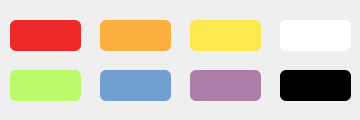
<?xml version="1.0" encoding="UTF-8"?>
<ui version="4.0">
 <class>chooseColor</class>
 <widget class="QDialog" name="chooseColor">
  <property name="geometry">
   <rect>
    <x>0</x>
    <y>0</y>
    <width>360</width>
    <height>120</height>
   </rect>
  </property>
  <property name="minimumSize">
   <size>
    <width>360</width>
    <height>120</height>
   </size>
  </property>
  <property name="maximumSize">
   <size>
    <width>360</width>
    <height>120</height>
   </size>
  </property>
  <property name="cursor">
   <cursorShape>SizeAllCursor</cursorShape>
  </property>
  <property name="windowTitle">
   <string>Dialog</string>
  </property>
  <property name="sizeGripEnabled">
   <bool>false</bool>
  </property>
  <widget class="QPushButton" name="color_1_1">
   <property name="geometry">
    <rect>
     <x>10</x>
     <y>20</y>
     <width>71</width>
     <height>31</height>
    </rect>
   </property>
   <property name="cursor">
    <cursorShape>PointingHandCursor</cursorShape>
   </property>
   <property name="styleSheet">
    <string notr="true">border-radius:6px;
background-color: rgb(239, 41, 41);
</string>
   </property>
   <property name="text">
    <string/>
   </property>
  </widget>
  <widget class="QPushButton" name="color_1_2">
   <property name="geometry">
    <rect>
     <x>100</x>
     <y>20</y>
     <width>71</width>
     <height>31</height>
    </rect>
   </property>
   <property name="cursor">
    <cursorShape>PointingHandCursor</cursorShape>
   </property>
   <property name="styleSheet">
    <string notr="true">border-radius:6px;
background-color: rgb(252, 175, 62);
</string>
   </property>
   <property name="text">
    <string/>
   </property>
  </widget>
  <widget class="QPushButton" name="color_1_3">
   <property name="geometry">
    <rect>
     <x>190</x>
     <y>20</y>
     <width>71</width>
     <height>31</height>
    </rect>
   </property>
   <property name="cursor">
    <cursorShape>PointingHandCursor</cursorShape>
   </property>
   <property name="styleSheet">
    <string notr="true">border-radius:6px;
background-color: rgb(252, 233, 79);
</string>
   </property>
   <property name="text">
    <string/>
   </property>
  </widget>
  <widget class="QPushButton" name="color_1_4">
   <property name="geometry">
    <rect>
     <x>280</x>
     <y>20</y>
     <width>71</width>
     <height>31</height>
    </rect>
   </property>
   <property name="cursor">
    <cursorShape>PointingHandCursor</cursorShape>
   </property>
   <property name="styleSheet">
    <string notr="true">border-radius:6px;
background-color: rgb(255, 255, 255);
</string>
   </property>
   <property name="text">
    <string/>
   </property>
  </widget>
  <widget class="QPushButton" name="color_2_1">
   <property name="geometry">
    <rect>
     <x>10</x>
     <y>70</y>
     <width>71</width>
     <height>31</height>
    </rect>
   </property>
   <property name="cursor">
    <cursorShape>PointingHandCursor</cursorShape>
   </property>
   <property name="styleSheet">
    <string notr="true">border-radius:6px;
background-color: rgb(188, 250, 109);
</string>
   </property>
   <property name="text">
    <string/>
   </property>
  </widget>
  <widget class="QPushButton" name="color_2_2">
   <property name="geometry">
    <rect>
     <x>100</x>
     <y>70</y>
     <width>71</width>
     <height>31</height>
    </rect>
   </property>
   <property name="cursor">
    <cursorShape>PointingHandCursor</cursorShape>
   </property>
   <property name="styleSheet">
    <string notr="true">border-radius:6px;
background-color: rgb(114, 159, 207);
</string>
   </property>
   <property name="text">
    <string/>
   </property>
  </widget>
  <widget class="QPushButton" name="color_2_3">
   <property name="geometry">
    <rect>
     <x>190</x>
     <y>70</y>
     <width>71</width>
     <height>31</height>
    </rect>
   </property>
   <property name="cursor">
    <cursorShape>PointingHandCursor</cursorShape>
   </property>
   <property name="styleSheet">
    <string notr="true">border-radius:6px;
background-color: rgb(173, 127, 168);

</string>
   </property>
   <property name="text">
    <string/>
   </property>
  </widget>
  <widget class="QPushButton" name="color_2_4">
   <property name="geometry">
    <rect>
     <x>280</x>
     <y>70</y>
     <width>71</width>
     <height>31</height>
    </rect>
   </property>
   <property name="cursor">
    <cursorShape>PointingHandCursor</cursorShape>
   </property>
   <property name="styleSheet">
    <string notr="true">border-radius:6px;
background-color: rgb(0, 0, 0);
</string>
   </property>
   <property name="text">
    <string/>
   </property>
  </widget>
 </widget>
 <resources/>
 <connections/>
</ui>
